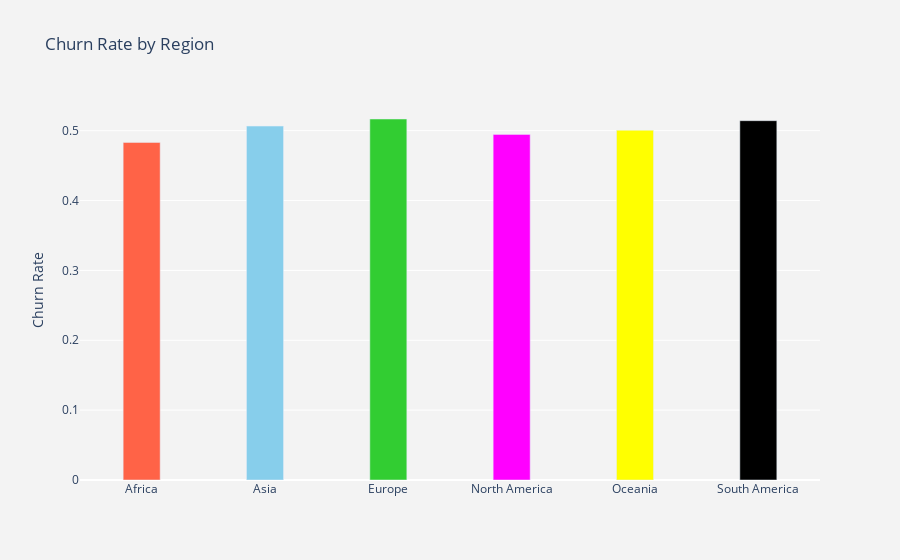

The cell this chart's notebook holds for it:
### Code cell
plot_by_payment_hist = df.groupby('region').churned.mean().reset_index()
plot_data = [
    go.Bar(
        x=plot_by_payment_hist['region'],
        y=plot_by_payment_hist['churned'],
        width=[0.3, 0.3, 0.3, 0.3, 0.3, 0.3],
        marker=dict(
            color=['tomato', 'skyblue', 'limegreen',  'magenta',
    'yellow', 'black']
        )
    )
]
plot_layout=go.Layout(
    xaxis={"type": "category"},
    yaxis={"title": "Churn Rate"},
    title='Churn Rate by Region',
    plot_bgcolor='rgb(243,243,243)',
    paper_bgcolor='rgb(243,243,243)',
)
fig = go.Figure(data=plot_data, layout=plot_layout)
po.iplot(fig)

### Figure 1 — Plotly figure (JSON) as saved in the notebook; plotly's stock layout.template omitted (floating-point values rounded to 4 significant figures)
{"data": [{"marker": {"color": ["tomato", "skyblue", "limegreen", "magenta", "yellow", "black"]}, "type": "bar", "width": [0.3, 0.3, 0.3, 0.3, 0.3, 0.3], "x": ["Africa", "Asia", "Europe", "North America", "Oceania", "South America"], "y": [0.4832, 0.5065, 0.5167, 0.4947, 0.5007, 0.5143]}], "layout": {"paper_bgcolor": "rgb(243,243,243)", "plot_bgcolor": "rgb(243,243,243)", "title": {"text": "Churn Rate by Region"}, "xaxis": {"type": "category"}, "yaxis": {"title": {"text": "Churn Rate"}}}}
